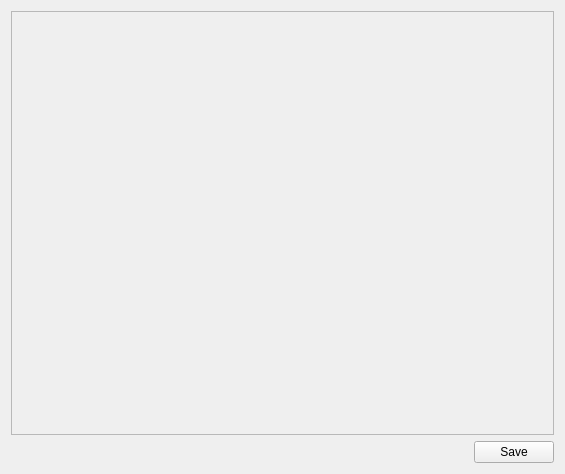
<?xml version="1.0" encoding="UTF-8"?>
<ui version="4.0">
 <class>WidgetPrimaryNuclides</class>
 <widget class="QWidget" name="WidgetPrimaryNuclides">
  <property name="geometry">
   <rect>
    <x>0</x>
    <y>0</y>
    <width>565</width>
    <height>474</height>
   </rect>
  </property>
  <property name="windowTitle">
   <string>Form</string>
  </property>
  <layout class="QVBoxLayout" name="verticalLayout">
   <item>
    <widget class="QFrame" name="framePlot">
     <property name="minimumSize">
      <size>
       <width>300</width>
       <height>300</height>
      </size>
     </property>
     <property name="frameShape">
      <enum>QFrame::StyledPanel</enum>
     </property>
     <property name="frameShadow">
      <enum>QFrame::Raised</enum>
     </property>
    </widget>
   </item>
   <item>
    <layout class="QHBoxLayout" name="horizontalLayout">
     <item>
      <spacer name="horizontalSpacer">
       <property name="orientation">
        <enum>Qt::Horizontal</enum>
       </property>
       <property name="sizeHint" stdset="0">
        <size>
         <width>544</width>
         <height>20</height>
        </size>
       </property>
      </spacer>
     </item>
     <item>
      <widget class="QPushButton" name="pushButtonSavePlot">
       <property name="text">
        <string>Save</string>
       </property>
      </widget>
     </item>
    </layout>
   </item>
  </layout>
 </widget>
 <resources/>
 <connections/>
</ui>
